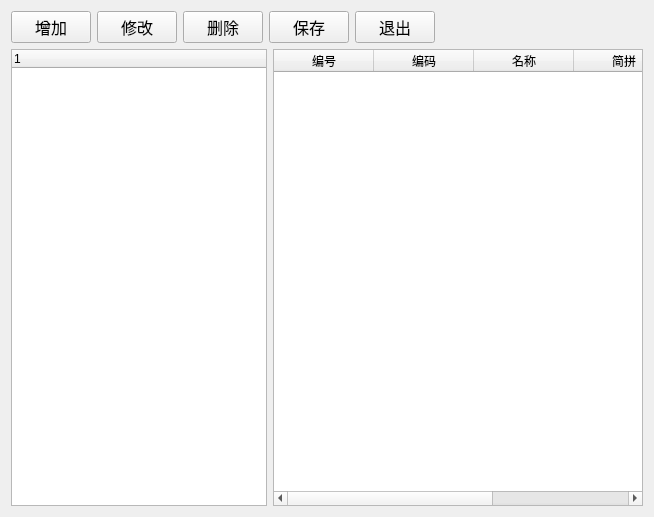
<?xml version="1.0" encoding="UTF-8"?>
<ui version="4.0">
 <class>Dictionarytype</class>
 <widget class="QWidget" name="Dictionarytype">
  <property name="geometry">
   <rect>
    <x>0</x>
    <y>0</y>
    <width>654</width>
    <height>517</height>
   </rect>
  </property>
  <property name="windowTitle">
   <string>字典分类</string>
  </property>
  <layout class="QHBoxLayout" name="horizontalLayout_3">
   <item>
    <layout class="QVBoxLayout" name="verticalLayout">
     <item>
      <layout class="QHBoxLayout" name="horizontalLayout_2">
       <item>
        <widget class="QPushButton" name="addButton">
         <property name="sizePolicy">
          <sizepolicy hsizetype="Fixed" vsizetype="Fixed">
           <horstretch>0</horstretch>
           <verstretch>0</verstretch>
          </sizepolicy>
         </property>
         <property name="font">
          <font>
           <family>Agency FB</family>
           <pointsize>12</pointsize>
          </font>
         </property>
         <property name="text">
          <string>增加</string>
         </property>
        </widget>
       </item>
       <item>
        <widget class="QPushButton" name="editButton">
         <property name="sizePolicy">
          <sizepolicy hsizetype="Fixed" vsizetype="Fixed">
           <horstretch>0</horstretch>
           <verstretch>0</verstretch>
          </sizepolicy>
         </property>
         <property name="font">
          <font>
           <family>Agency FB</family>
           <pointsize>12</pointsize>
          </font>
         </property>
         <property name="text">
          <string>修改</string>
         </property>
        </widget>
       </item>
       <item>
        <widget class="QPushButton" name="deleteButton">
         <property name="sizePolicy">
          <sizepolicy hsizetype="Fixed" vsizetype="Fixed">
           <horstretch>0</horstretch>
           <verstretch>0</verstretch>
          </sizepolicy>
         </property>
         <property name="font">
          <font>
           <family>Agency FB</family>
           <pointsize>12</pointsize>
          </font>
         </property>
         <property name="text">
          <string>删除</string>
         </property>
        </widget>
       </item>
       <item>
        <widget class="QPushButton" name="saveButton">
         <property name="sizePolicy">
          <sizepolicy hsizetype="Fixed" vsizetype="Fixed">
           <horstretch>0</horstretch>
           <verstretch>0</verstretch>
          </sizepolicy>
         </property>
         <property name="font">
          <font>
           <family>Agency FB</family>
           <pointsize>12</pointsize>
          </font>
         </property>
         <property name="text">
          <string>保存</string>
         </property>
        </widget>
       </item>
       <item>
        <widget class="QPushButton" name="exitButton">
         <property name="sizePolicy">
          <sizepolicy hsizetype="Fixed" vsizetype="Fixed">
           <horstretch>0</horstretch>
           <verstretch>0</verstretch>
          </sizepolicy>
         </property>
         <property name="font">
          <font>
           <family>Agency FB</family>
           <pointsize>12</pointsize>
          </font>
         </property>
         <property name="text">
          <string>退出</string>
         </property>
        </widget>
       </item>
       <item>
        <spacer name="horizontalSpacer_2">
         <property name="orientation">
          <enum>Qt::Horizontal</enum>
         </property>
         <property name="sizeHint" stdset="0">
          <size>
           <width>40</width>
           <height>20</height>
          </size>
         </property>
        </spacer>
       </item>
       <item>
        <widget class="QLabel" name="label">
         <property name="sizePolicy">
          <sizepolicy hsizetype="Expanding" vsizetype="Preferred">
           <horstretch>0</horstretch>
           <verstretch>0</verstretch>
          </sizepolicy>
         </property>
         <property name="text">
          <string/>
         </property>
        </widget>
       </item>
       <item>
        <spacer name="horizontalSpacer">
         <property name="orientation">
          <enum>Qt::Horizontal</enum>
         </property>
         <property name="sizeHint" stdset="0">
          <size>
           <width>40</width>
           <height>20</height>
          </size>
         </property>
        </spacer>
       </item>
      </layout>
     </item>
     <item>
      <layout class="QHBoxLayout" name="horizontalLayout">
       <item>
        <widget class="QTreeWidget" name="treeWidget">
         <property name="sizePolicy">
          <sizepolicy hsizetype="Fixed" vsizetype="Expanding">
           <horstretch>0</horstretch>
           <verstretch>0</verstretch>
          </sizepolicy>
         </property>
         <column>
          <property name="text">
           <string notr="true">1</string>
          </property>
         </column>
        </widget>
       </item>
       <item>
        <widget class="QTableWidget" name="tableWidget">
         <column>
          <property name="text">
           <string>编号</string>
          </property>
         </column>
         <column>
          <property name="text">
           <string>编码</string>
          </property>
         </column>
         <column>
          <property name="text">
           <string>名称</string>
          </property>
         </column>
         <column>
          <property name="text">
           <string>简拼</string>
          </property>
         </column>
         <column>
          <property name="text">
           <string>全拼</string>
          </property>
         </column>
        </widget>
       </item>
      </layout>
     </item>
    </layout>
   </item>
  </layout>
 </widget>
 <layoutdefault spacing="6" margin="11"/>
 <resources/>
 <connections/>
</ui>
